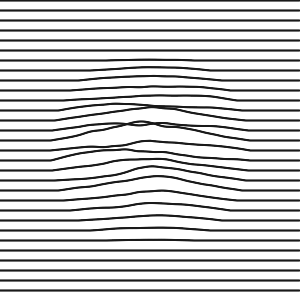
Frame 1 (no input)
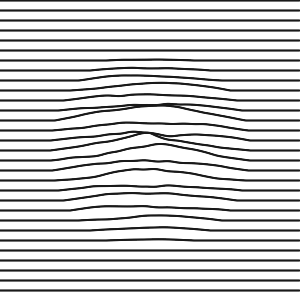
Frame 60 (no input)
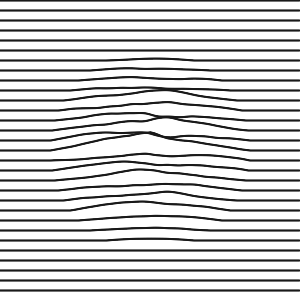
Frame 120 (the mouse pressed at the canvas centre since frame 60)

The p5.js sketch that drew these frames (run headless with seeded random() and noise() and a simulated clock; from frame 60 on, the mouse is pressed at the canvas centre):

// p5.js sketch
// ── sketch.js
var w;
var r_noise;

var canvas_w = 300,
    canvas_h = 300,
    center_x = canvas_w / 2,
    center_y = canvas_h / 2;

function setup() {
    createCanvas(canvas_w, canvas_h);
    colorMode(HSB, 1);
    noStroke();

    stroke(0.1);
    fill(color(1,0,0))

    r_noise = random(1000);
}

function draw() {
    background(1);
    r_noise += 0.05;
    for (var y=0; y<canvas_h; y+=10) {
        for (var x=0; x<canvas_w; x++) {
            var scale = 0;
            var dist_center = Math.sqrt(Math.pow(x - center_x, 2) +
                                        Math.pow(y - center_y, 2))
            if (dist_center < 100) {
                scale = (100-dist_center) / 100
            }
            var s = scale * 30 * noise(r_noise + y + (x/100));
            rect(x,y-s,1,1)
        }

    }
}
